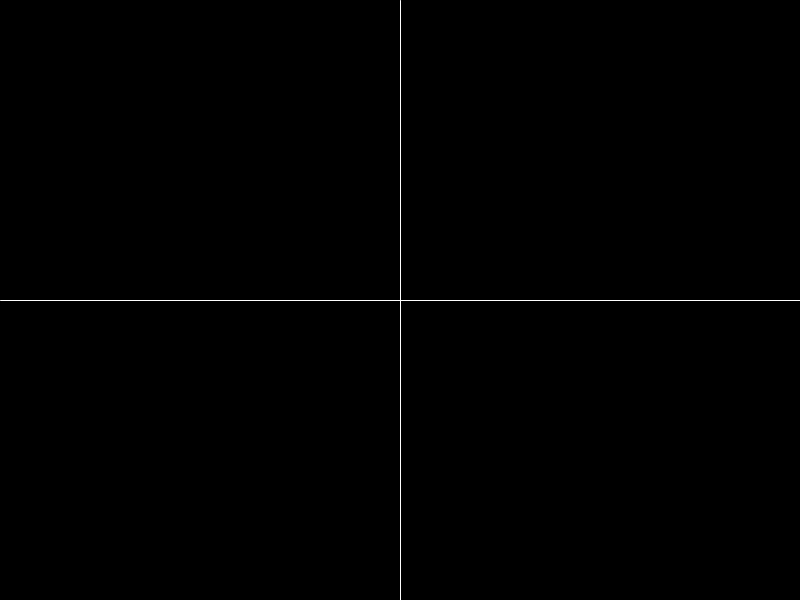
Frame 1 (no input)
Frame 60 (the mouse pressed at the canvas centre just before this capture): identical to frame 1, image omitted
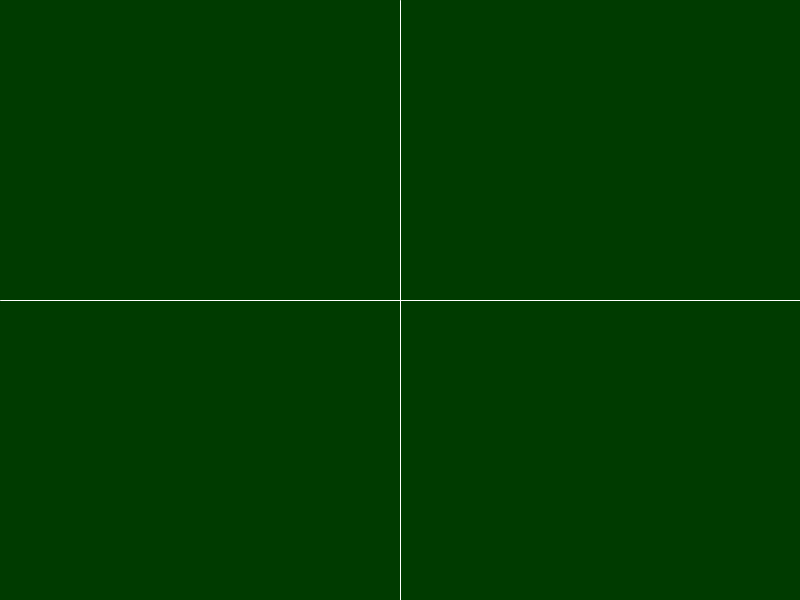
Frame 120 (the mouse held since frame 60 and released just before this capture)

The Processing sketch that drew these frames (run headless with seeded random() and noise(); from frame 60 on, the mouse is pressed at the canvas centre):

// Processing sketch: sketch_5_5_more_conditionals
// ── sketch_5_5_more_conditionals.pde
float r = 0;
float g = 0;
float b = 0;

void setup() {
  size(800, 600);
}
void draw() {
  background(r, g, b);
  stroke(255);
  line(width/2, 0, width/2, height);
  line(0, height/2, width, height/2);

  // condition vor variable colors based on momuse location
  if (mouseX > width/2) {
    r += 1;
  } else {
    r -= 1;
  }

  if (mouseY > height/2) {
    b += 1;
  } else {
    b -= 1;
  }
  
  if(mousePressed) {
    g += 1;
  } else {
    g -= 1;
  }

  // constrain colors
  r = constrain(r, 0, 255);
  g = constrain(g, 0, 255);
  b = constrain(b, 0, 255);
}
